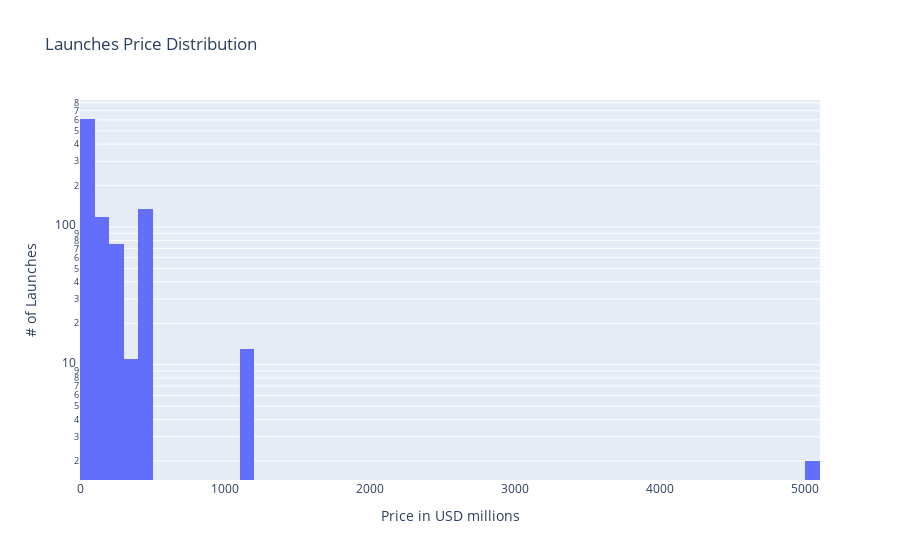

Here is the notebook cell this chart was saved with:
### Code cell
bar_price = px.histogram(df_price, 
                         x=df_price['Price'], 
                         height=500,
                         nbins=50,
                         title='Launches Price Distribution')
bar_price.update_layout(xaxis_title='Price in USD millions', 
                        yaxis_title='# of Launches', 
                        coloraxis_showscale=False,
                        yaxis=dict(type='log'))
                    
bar_price.show()

### Figure 1 — Plotly figure (JSON) as saved in the notebook; plotly's stock layout.template omitted (floating-point values rounded to 4 significant figures; data arrays with more than 128 entries replaced by an {"elided": "..."} marker saying what was removed)
{"data": [{"alignmentgroup": "True", "bingroup": "x", "hovertemplate": "Price=%{x}<br>count=%{y}<extra></extra>", "legendgroup": "", "marker": {"color": "#636efa", "pattern": {"shape": ""}}, "name": "", "nbinsx": 50, "offsetgroup": "", "orientation": "v", "showlegend": false, "type": "histogram", "x": {"elided": "964 float values"}, "xaxis": "x", "yaxis": "y"}], "layout": {"autosize": true, "barmode": "relative", "coloraxis": {"showscale": false}, "legend": {"tracegroupgap": 0}, "title": {"text": "Launches Price Distribution"}, "xaxis": {"anchor": "y", "autorange": true, "domain": [0, 1], "range": [0, 5100], "title": {"text": "Price in USD millions"}, "type": "linear"}, "yaxis": {"anchor": "x", "autorange": true, "domain": [0, 1], "range": [0.1631, 2.923], "title": {"text": "# of Launches"}, "type": "log"}}}
